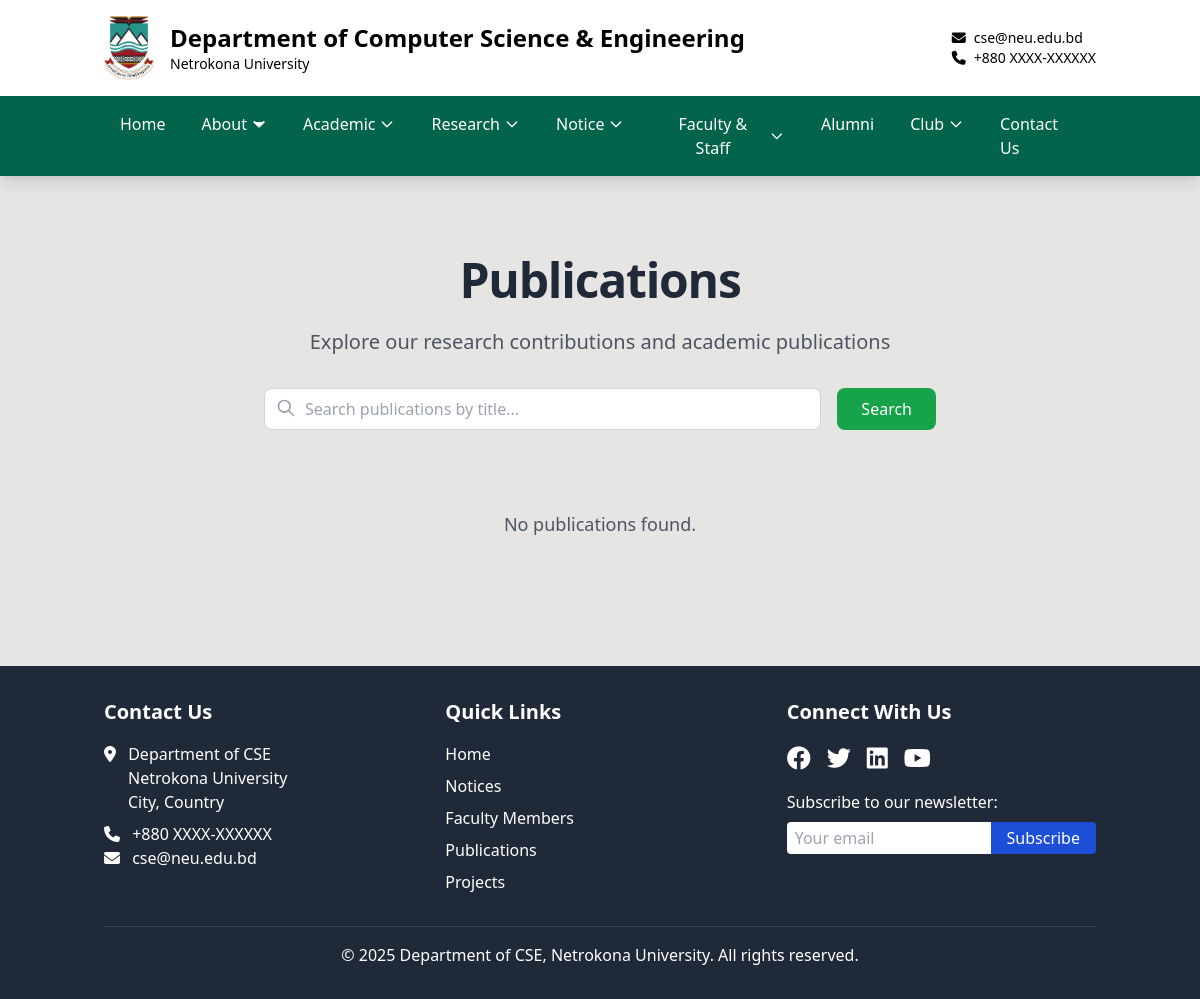
The page /publications/all/ on the database as committed earlier.
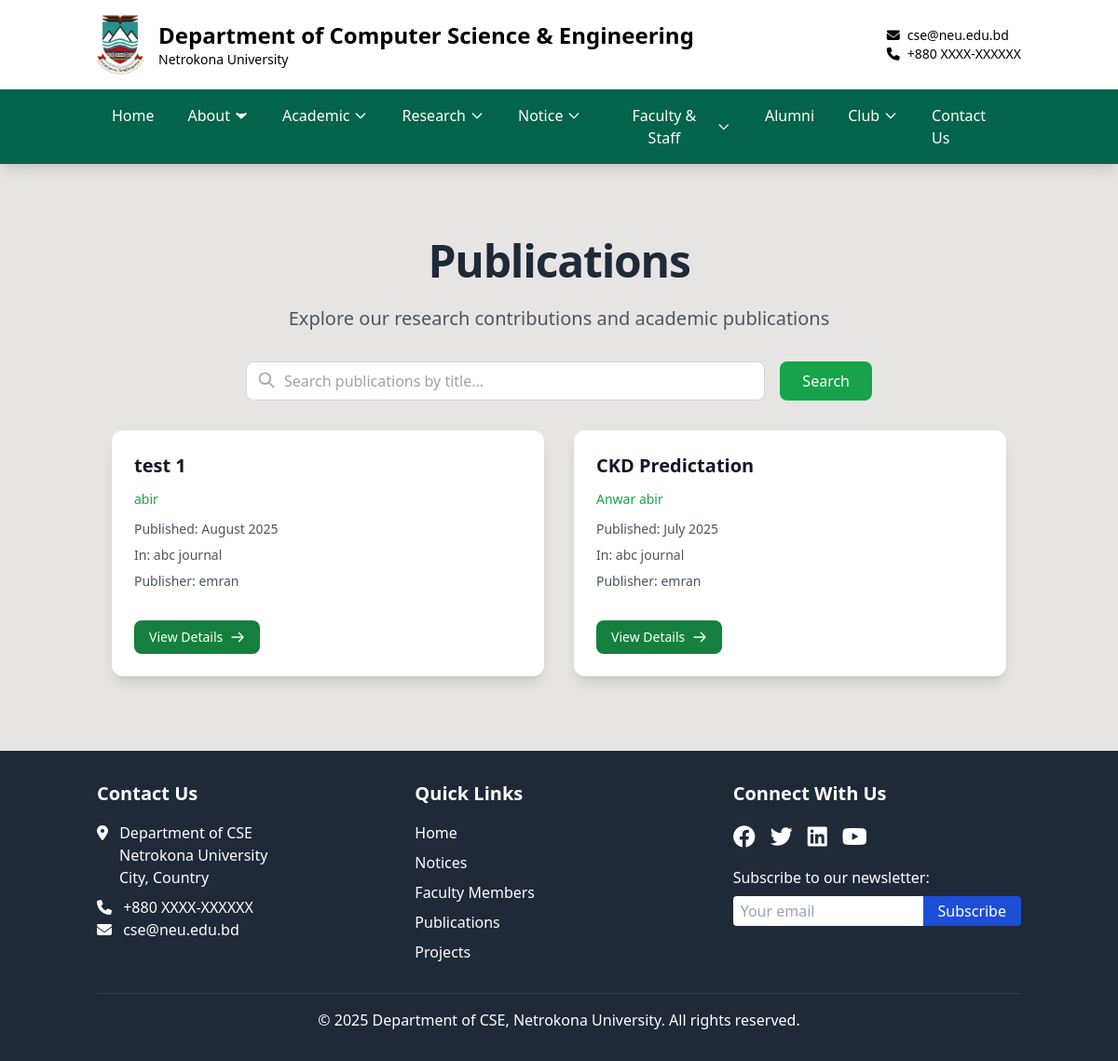
The same page on the database as committed later.
### cse_app/models.py (models this page shows, shortened)
class Publication(models.Model):
    PUBLICATION_TYPES = (
        ('journal', 'Journal Article'),
        ('conference', 'Conference Paper'),
        ('book', 'Book'),
        ('chapter', 'Book Chapter'),
    )
    title = models.CharField(max_length=300)
    authors = models.CharField(max_length=500)
    publication_type = models.CharField(max_length=20, choices=PUBLICATION_TYPES)
    journal_or_conference_name = models.CharField(max_length=200, blank=True)
    publisher = models.CharField(max_length=200, blank=True)
    publication_date = models.DateField()
    doi = models.CharField(max_length=100, blank=True)
    link = models.URLField(blank=True)
    abstract = models.TextField(blank=True)
    class Meta:
        ordering = ['-publication_date']

### cse_app/views.py (the view)
# urls.py: path('publications/all/', views.all_publications, name='all_publications'),
def all_publications(request):
    publications = Publication.objects.all()
    search_query = request.GET.get('search')
    if search_query:
        publications = publications.filter(title__icontains=search_query)
    sort_by = request.GET.get('sort', 'date')  # Default sort by date
    if sort_by == 'date':
        publications = publications.order_by('-publication_date')
    elif sort_by == 'title':
        publications = publications.order_by('title')
    paginator = Paginator(publications, 8)  # Show 8 publications per page
    page = request.GET.get('page')
    try:
        publications = paginator.page(page)
    except PageNotAnInteger:
        publications = paginator.page(1)
    except EmptyPage:
        publications = paginator.page(paginator.num_pages)
    return render(request, 'cse/all_publications.html', {'publications': publications})

### cse_app/context_processors.py (called while the page is built)
def scrolling_notice(request):
    notice = ScrollingNotice.objects.filter(is_active=True).first()
    return {'scrolling_notice': notice.text if notice else ''}

### templates/cse/all_publications.html (shortened to what this page needs)
{% extends 'base.html' %}
{% block content %}
<div class="container mx-auto px-4 py-12">
    <div class="text-center mb-8">
        <h1 class="text-5xl font-bold mb-6 text-gray-800 tracking-tight">Publications</h1>
        <p class="text-xl text-gray-600 max-w-3xl mx-auto">Explore our research contributions and academic publications</p>
    </div>
    <div class="max-w-2xl mx-auto mb-8">
        <form method="get" class="flex gap-4">
            <div class="flex-1 relative">
                <input type="text"
                       name="search"
                       value="{{ request.GET.search }}"
                       placeholder="Search publications by title..."
                       class="w-full pl-10 pr-4 py-2 border border-gray-300 rounded-lg focus:ring-2 focus:ring-green-200 focus:border-green-400 transition-colors">
                <svg class="w-5 h-5 text-gray-400 absolute left-3 top-2.5" fill="none" stroke="currentColor" viewBox="0 0 24 24">
                    <path stroke-linecap="round" stroke-linejoin="round" stroke-width="2" d="M21 21l-6-6m2-5a7 7 0 11-14 0 7 7 0 0114 0z"></path>
                </svg>
            </div>
            <button type="submit" class="px-6 py-2 bg-green-600 text-white rounded-lg hover:bg-green-700 transition-colors">
                Search
            </button>
        </form>
    </div>
    <div class="max-w-7xl mx-auto">
        <div class="grid grid-cols-1 md:grid-cols-2 gap-8">
            {% for publication in publications %}
            <div class="bg-white rounded-xl shadow-lg overflow-hidden transition-all duration-300 hover:shadow-xl p-6 flex flex-col h-full">
                <h3 class="text-xl font-bold text-gray-900 mb-3 line-clamp-2 hover:line-clamp-none">{{ publication.title }}</h3>
                <p class="text-green-600 text-sm mb-3 line-clamp-1 hover:line-clamp-none">{{ publication.authors }}</p>
                <div class="text-sm text-gray-600 space-y-2 mb-4 flex-grow">
                    <p><span class="font-medium">Published:</span> {{ publication.publication_date|date:"F Y" }}</p>
                    {% if publication.journal_or_conference_name %}
                    <p><span class="font-medium">In:</span> {{ publication.journal_or_conference_name|truncatechars:80 }}</p>
                    {% endif %}
                    {% if publication.publisher %}
                    <p><span class="font-medium">Publisher:</span> {{ publication.publisher|truncatechars:50 }}</p>
                    {% endif %}
                </div>
                <div class="mt-auto pt-4">
                    <a href="{% url 'publication_detail' publication.pk %}"
                       class="inline-flex items-center px-4 py-2 text-sm font-medium text-white bg-green-700 rounded-lg hover:bg-green-800 transition-all duration-300">
                        View Details
                        <svg class="w-4 h-4 ml-2" fill="none" stroke="currentColor" viewBox="0 0 24 24">
                            <path stroke-linecap="round" stroke-linejoin="round" stroke-width="2" d="M14 5l7 7m0 0l-7 7m7-7H3"></path>
                        </svg>
                    </a>
                </div>
            </div>
            {% empty %}
            <div class="col-span-2 text-center py-12">
                <p class="text-gray-600 text-lg">No publications found.</p>
            </div>
            {% endfor %}
        </div>
    </div>
</div>
{% endblock %}

Rows that differ between the two databases and show on the page:
added Publication: title "test 1", authors "abir", publication_date "August 2025", journal_or_conference_name "abc journal", publisher "emran"
added Publication: title "CKD Predictation", authors "Anwar abir", publication_date "July 2025", journal_or_conference_name "abc journal", publisher "emran"
Other text that changed with them:
text no longer shown: "No publications found."
